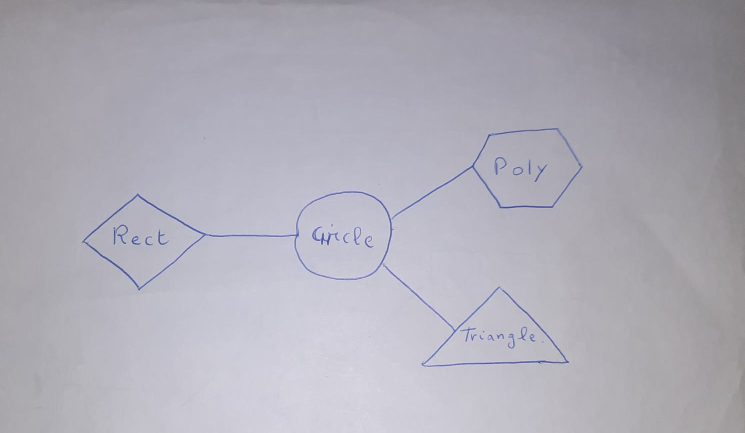
#> input picture pythonScript/files/image.jpeg, 1489 x 866 px (shown at 1/2 size)
$ python main.py files/image.jpeg
#> lines starting #> are read from the running program, lines starting #| are printed output that depends on the picture; after the words box and inside, x2 and y2 are one past the last pixel; in counts of white or black regions, pixels touching at a corner belong together
### pythonScript/header.py
import cv2
import numpy as np
from pptx import Presentation
from pptx.enum.shapes import MSO_SHAPE
from pptx.util import Inches

class Shape():
    def __init__(self,center,edges):
        self.center = center
        self.edges = edges
        self.nei = []
        self.reel = None
        pass

class Line():
    def __init__(self,a,b,xs):
        self.a = a
        self.b=b
        self.xs = xs
        self.nei = []

def shapes_bw(orig):
    image = orig.copy()
    gray=cv2.cvtColor(image,cv2.COLOR_BGR2GRAY)
    (thresh, image_bw) = cv2.threshold(gray, 128, 255, cv2.THRESH_BINARY_INV)
    kernel = np.ones((3,3), np.uint8)
    img_dilate = cv2.dilate(image_bw, kernel, iterations=15)
    h, w = img_dilate.shape[:2]
    img_fool = img_dilate.copy()
    mask = np.zeros((h+2, w+2), np.uint8)
    cv2.floodFill(img_fool, mask, (0,0), 255)
    inv = cv2.bitwise_not(img_fool)
    im_out = img_dilate | inv
    kernel = np.ones((5,5), np.uint8)
    img_ero = cv2.erode(im_out, kernel, iterations=10)
    (thresh, result) = cv2.threshold(img_ero, 128, 255, cv2.THRESH_BINARY_INV)
    return result

def detect_shapes(orig):
    shapes = []
    image = orig.copy()
    step1 = shapes_bw(image)
    thresh = cv2.adaptiveThreshold(step1,255,cv2.ADAPTIVE_THRESH_GAUSSIAN_C, cv2.THRESH_BINARY_INV,51,9)
    cnts = cv2.findContours(thresh, cv2.RETR_EXTERNAL, cv2.CHAIN_APPROX_SIMPLE)
    cnts = cnts[0] if len(cnts) == 2 else cnts[1]
    for c in cnts:
        cv2.drawContours(thresh, [c], -1, (255,255,255), -1)
    kernel = cv2.getStructuringElement(cv2.MORPH_RECT, (9,9))
    opening = cv2.morphologyEx(thresh, cv2.MORPH_OPEN, kernel, iterations=4)
    cnts = cv2.findContours(opening, cv2.RETR_EXTERNAL, cv2.CHAIN_APPROX_SIMPLE)
    cnts = cnts[0] if len(cnts) == 2 else cnts[1]
    area_treshold = 4000
    for c in cnts:
        if cv2.contourArea(c) > area_treshold :
            approx = cv2.approxPolyDP(c, 0.01*cv2.arcLength(c, True), True)
            if len(approx) >=3:
                edges = 0
                for i,p1 in enumerate(c[1:]):
                    p0=c[i]
                    if np.linalg.norm(p0-p1)>15:
                        edges+=1
                M = cv2.moments(c)
                if M['m00'] != 0:
                    cx = int(M['m10']/M['m00'])
                    cy = int(M['m01']/M['m00'])
                shape = Shape((cx/image.shape[1],cy/image.shape[0]),edges)
                shapes.append(shape)
                cv2.drawContours(orig, [approx], 0, (0,0,255), 4)
    return shapes

def dist(x1,y1,x2,y2):
    z = np.power(x1-x2,2)+np.power(y1-y2,2)
    return np.sqrt(z)

def detect_neigh(shapes,lines,img_size):
    if lines == None:
        return
    for line in lines:
        a = line.a
        b = line.b
        i=0
        for x in line.xs:
            d = float("inf")
            y = a*x+b
            for shape in shapes:
                cx = shape.center[0]*img_size[1]
                cy = shape.center[1]*img_size[0]
                z=dist(x,y,cx,cy)
                if z<d:
                    d = z
                    if len(line.nei)==i:
                        line.nei.append(shape)
                    else:
                        line.nei[i]=shape
            i+=1
    for line in lines:
        n1 =line.nei[0]
        n2 =line.nei[1]
        side = 1
        if n1.center[0]<n2.center[0]:
            side = 3
        n1.nei.append((n2,side))
        if side == 3:
            side = 1
        else:
            side = 3
        n2.nei.append((n1,side))

def detectLines(image):
    step1 = getLines(image)
    edges = cv2.Canny(step1, 50, 150)
    lines = cv2.HoughLinesP(edges,3,np.pi/180,50,minLineLength=20,maxLineGap=20)
    if lines is None:
        lines = []
    slopes = []
    bs = []
    maxs = []
    mins = []
    for line in lines:
        for x1,y1,x2,y2 in line:
            cv2.line(image,(x1,y1),(x2,y2),(255,0,0),5)
            a = (y2-y1)/(x2-x1)
            same = False
            for i,slope in enumerate(slopes):
                if np.abs(a-slope)<1 and (np.abs(maxs[i]-max(x1,x2))<30 or
                 np.abs(mins[i]-min(x1,x2))<30 or
                 np.abs(mins[i]-max(x1,x2))<30 or
                 np.abs(maxs[i]-min(x1,x2))<30):
                    slope = (a+slope)/2
                    maxs[i] = max(maxs[i],x1,x2)
                    mins[i] = min(mins[i],x1,x2)
                    same = True
            if not same or len(slopes)==0:
                slopes.append(a)
                b = y2 - a*x2
                bs.append(b)
                maxs.append(max(x1,x2))
                mins.append(min(x1,x2))
    lines = []
    for i in range(0,len(bs)):
        line = Line(slopes[i],bs[i],(maxs[i],mins[i]))
        lines.append(line)
    return lines

def getLines(orig):
    image = shapes_bw(orig)
    gray=cv2.cvtColor(orig,cv2.COLOR_BGR2GRAY)
    (thresh, orig_bw) = cv2.threshold(gray, 128, 255, cv2.THRESH_BINARY_INV)
    kernel = np.ones((5,5), np.uint8)
    img_ero = cv2.erode(image, kernel, iterations=10)
    return orig_bw & img_ero

def create_pp(shapes_to_insert):
    x = Presentation()
    layout = x.slide_layouts[6]
    first_slide = x.slides.add_slide(layout)
    done = []
    for shape in shapes_to_insert:
        if not shape in done:
            done.extend(draw_shapes(shape,first_slide))
            done=list(set(done))
    x.slide_width = Inches(16)
    x.slide_height = Inches(9)
    x.save("presentation.pptx")

# [41 lines left out: function draw_shapes, not called in this run]

### pythonScript/main.py
import cv2
import header
import sys

path = r""+str(sys.argv[1])
image = cv2.imread(path,cv2.IMREAD_COLOR)
#> image is the input picture: shape (866, 1489, 3); mean B, G, R 183.3, 173.1, 175

im1 = image.copy()
lines = header.detectLines(im1)
#> in shapes_bw, `(thresh, image_bw) = cv2.threshold(gray, 128, 255, cv2.THRESH_BINARY_I..`:
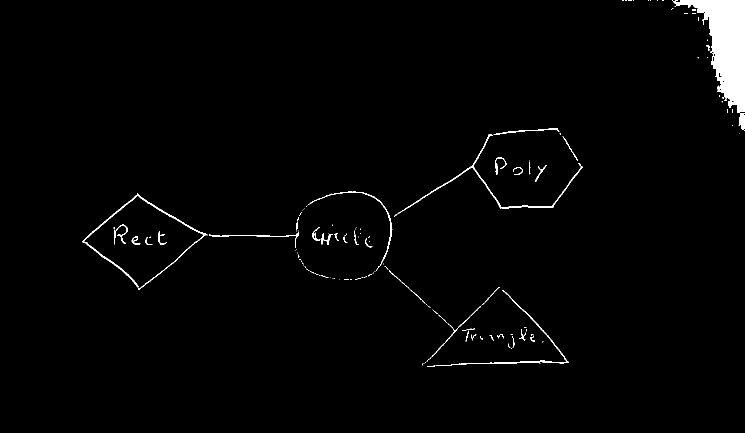
#> image_bw: shape (866, 1489) (shown at 1/2 size); 1.7% white; 141 white regions (100 under 20 px), largest, box (x1, y1, x2, y2) and area: (1344, 0, 1489, 262) 14398, (165, 387, 415, 580) 1639, (788, 268, 1165, 433) 1401
#> in shapes_bw, `img_dilate = cv2.dilate(image_bw, kernel, iterations=15)`: img_dilate: shape (866, 1489); 13.6% white; 2 white regions, box (x1, y1, x2, y2) and area: (150, 242, 1180, 748) 149490, (1230, 0, 1489, 282) 26040
#> in shapes_bw, `cv2.floodFill(img_fool, mask, (0,0), 255)`: img_fool: shape (866, 1489); 98.2% white; 11 black regions, largest, box (x1, y1, x2, y2) and area: (989, 276, 1137, 397) 7147, (616, 401, 765, 478) 4369, (609, 489, 747, 543) 3801
#> in shapes_bw, `im_out = img_dilate | inv`: im_out: shape (866, 1489); 15.4% white; 2 white regions, box (x1, y1, x2, y2) and area: (150, 242, 1180, 748) 172497, (1230, 0, 1489, 282) 26040
#> in shapes_bw, `img_ero = cv2.erode(im_out, kernel, iterations=10)`: img_ero: shape (866, 1489); 7.9% white; 5 white regions, box (x1, y1, x2, y2) and area: (595, 388, 786, 555) 24870, (939, 262, 1156, 412) 22512, (859, 585, 1125, 728) 19628, (176, 397, 400, 569) 18983, (1347, 0, 1489, 262) 15279
#> in getLines, `img_ero = cv2.erode(image, kernel, iterations=10)`:
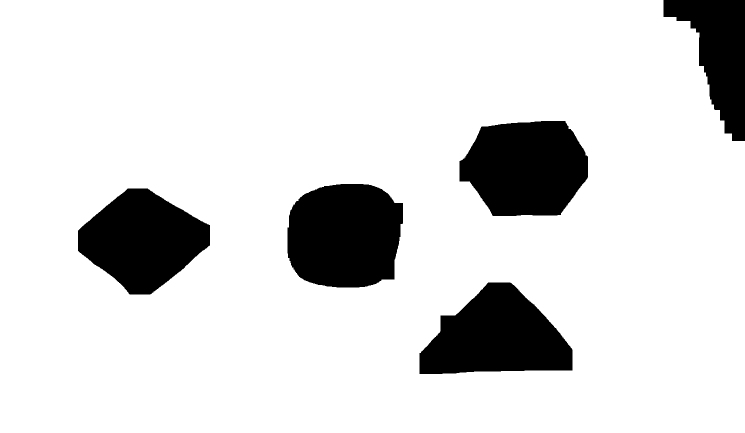
#> img_ero: shape (866, 1489) (shown at 1/2 size); 86.2% white; 5 black regions, box (x1, y1, x2, y2) and area: (575, 368, 806, 575) 40790, (919, 242, 1176, 432) 38832, (839, 565, 1145, 748) 37588, (156, 377, 420, 589) 36423, (1327, 0, 1489, 282) 23799
#> in getLines, `return orig_bw & img_ero`:
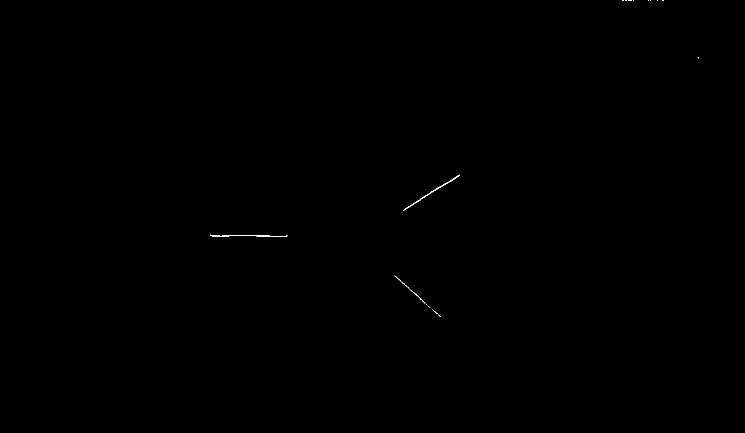
#> returned value: shape (866, 1489) (shown at 1/2 size); 0.06% white in thin lines or dots, all inside (x1, y1, x2, y2) = (420, 0, 1398, 634)
#> in detectLines, `edges = cv2.Canny(step1, 50, 150)`: edges: shape (866, 1489); 0.05% white in thin lines or dots, all inside (x1, y1, x2, y2) = (419, 0, 1398, 634)
#> in detectLines, `lines = cv2.HoughLinesP(edges,3,np.pi/180,50,minLineLength=20,maxLineG..`: lines = [[807, 419, 876, 374], [539, 471, 574, 472], [788, 552, 877, 629], [470, 469, 526, 470], [789, 550, 875, 628], [824, 411, 917, 349], [540, 473, 571, 473], [891, 369, 918, 351], [419, 469, 463, 472]]
#> the loop in detectLines, `for line in lines:` made 9 passes
#> after the loop in detectLines, `for line in lines:`:
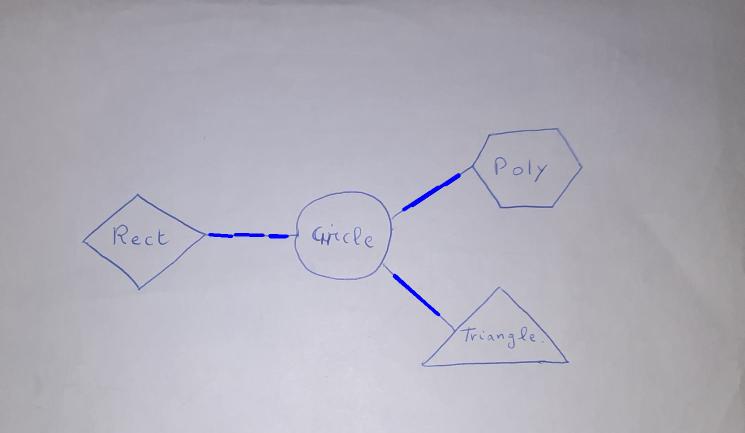
#> image: shape (866, 1489, 3) (shown at 1/2 size); 0.25% of pixels changed, all inside (x1, y1, x2, y2) = (416, 346, 922, 633)
#> after the loop in detectLines, `for line in lines:`: bs = [945.3, 455.6, -129.8]; maxs = [918, 574, 877]; mins = [807, 419, 788]; slope = 0.865; slopes = [-0.652, 0.0286, 0.865]
#> the loop in detectLines, `for i in range(0,len(bs)):` made 3 passes
#> after the loop in detectLines, `for i in range(0,len(bs)):`: lines = 3 items
#> lines = 3 items

im2 = image.copy()
shapes = header.detect_shapes(im2)
#> in detect_shapes, `thresh = cv2.adaptiveThreshold(step1,255,cv2.ADAPTIVE_THRESH_GAUSSIAN_..`:
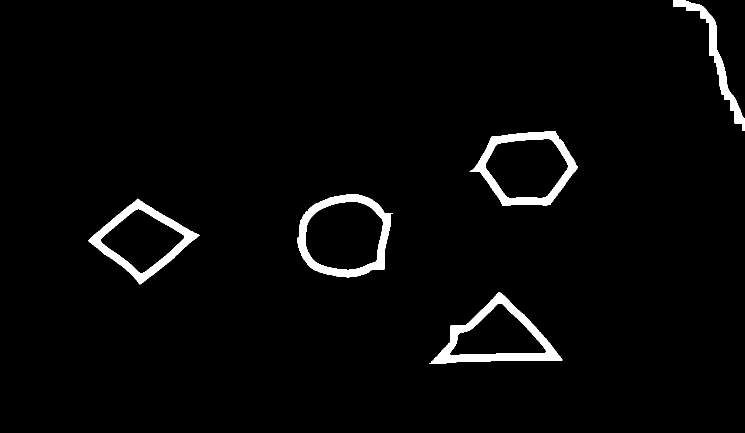
#> thresh: shape (866, 1489) (shown at 1/2 size); 2.8% white; 5 white regions
#> in detect_shapes, `cnts = cv2.findContours(thresh, cv2.RETR_EXTERNAL, cv2.CHAIN_APPROX_SI..`: cnts = 5 contours; box (x1, y1, x2, y2) and area: (595, 388, 786, 555) 24581, (939, 262, 1156, 412) 22240, (859, 585, 1125, 728) 19326, (176, 397, 400, 569) 18754, (1347, 0, 1489, 262) 4296
#> the loop in detect_shapes, `for c in cnts:` made 5 passes
#> after the loop in detect_shapes, `for c in cnts:`:
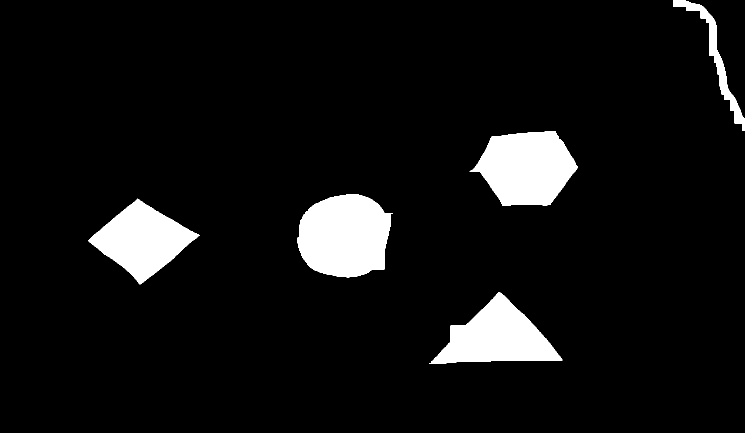
#> thresh: shape (866, 1489) (shown at 1/2 size); 7% white; 5 white regions, box (x1, y1, x2, y2) and area: (595, 388, 786, 555) 24870, (939, 262, 1156, 412) 22512, (859, 585, 1125, 728) 19628, (176, 397, 400, 569) 18983, (1347, 0, 1489, 262) 4645
#> in detect_shapes, `opening = cv2.morphologyEx(thresh, cv2.MORPH_OPEN, kernel, iterations=4)`:
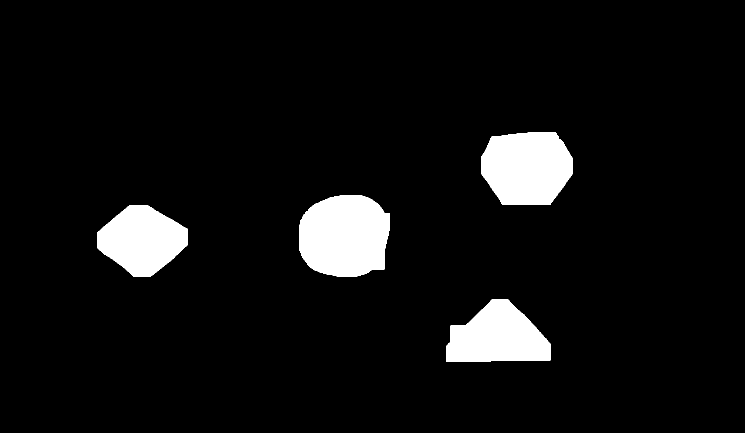
#> opening: shape (866, 1489) (shown at 1/2 size); 6.4% white; 4 white regions
#> in detect_shapes, `cnts = cv2.findContours(opening, cv2.RETR_EXTERNAL, cv2.CHAIN_APPROX_S..`: cnts = 4 contours; box (x1, y1, x2, y2) and area: (598, 390, 779, 553) 24406, (962, 265, 1145, 410) 21717, (893, 599, 1101, 724) 18066, (195, 410, 375, 554) 17592
#> the loop in detect_shapes, `for c in cnts:` made 4 passes
#> (cx, cy) on passes 1 to 4: (995, 673), (283, 479), (688, 471), (1053, 335)
#> after the loop in detect_shapes, `for c in cnts:`: shapes = 4 items
#> shapes = 4 items

header.detect_neigh(shapes,lines,image.shape)
#> the loop in detect_neigh, `for line in lines:` made 3 passes
#> (a, b) on passes 1 to 3: (-0.652, 945.3), (0.0286, 455.6), (0.865, -129.8)
#> after the loop in detect_neigh, `for line in lines:`: line.nei = 2 items
#> the loop in detect_neigh, `for line in lines:` made 3 passes
#> after the loop in detect_neigh, `for line in lines:`: n1.nei = 1 item; n2.nei = 3 items
header.create_pp(shapes)
#> (the call stopped at in create_pp, `x = Presentation()`: pptx is not available in this run)
